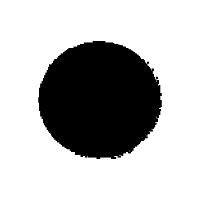
#> input picture Shapes-DS/train/circle/1088.png, 200 x 200 px, found by its file name; its folder holds only this picture in this run
$ jupyter execute --allow-errors train_model.ipynb
#> lines starting #> are read from the running program, lines starting #| are printed output that depends on the picture; after the words box and inside, x2 and y2 are one past the last pixel; in counts of white or black regions, pixels touching at a corner belong together
[cell 1]
import os
import cv2
import numpy as np
from skimage.feature import hog
from sklearn import svm
from sklearn.decomposition import PCA
from sklearn.model_selection import train_test_split, GridSearchCV
from sklearn.metrics import classification_report, confusion_matrix
import seaborn as sns
import matplotlib.pyplot as plt
from sklearn.preprocessing import StandardScaler

[cell 2]
def extract_features(image_path):
    img = cv2.imread(image_path, 0)  # Grayscale
#> img is the input picture: shape (200, 200); min 0, max 255, mean 183.1
    img = cv2.resize(img, (64, 64))
#> img: shape (64, 64)

    # Threshold and blur for better contours
    img = cv2.GaussianBlur(img, (3, 3), 0)
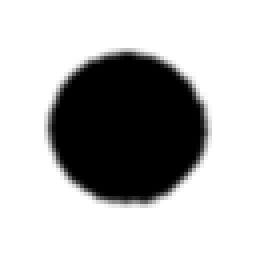
#> img: shape (64, 64) (shown 4 times larger); min 0, max 255, mean 183.1
    _, thresh = cv2.threshold(img, 0, 255, cv2.THRESH_BINARY + cv2.THRESH_OTSU)
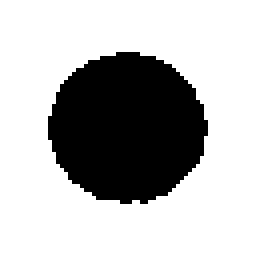
#> thresh: shape (64, 64) (shown 4 times larger); 71.7% white; 1 black region, box (x1, y1, x2, y2) and area: (12, 13, 52, 51) 1158

    # Hu Moments
    moments = cv2.moments(thresh)
#> moments = moments, m00 749190, centre m10/m00, m01/m00 = (31.55, 31.51)
    hu = cv2.HuMoments(moments).flatten()
#> hu = [0.00117, 2.27e-11, 4.44e-17, 1.31e-14, 9.69e-30, -6.23e-20, 2.38e-30]
    hu = -np.sign(hu) * np.log10(np.abs(hu) + 1e-10)  # Log scale for better range
#> hu = [2.93, 9.91, 10, 10, 10, -10, 10]

    # HOG Features
    hog_feat = hog(thresh, orientations=9, pixels_per_cell=(8, 8),
                   cells_per_block=(2, 2), block_norm='L2-Hys', visualize=False)
#> hog_feat = 1764 values, max 1 at index 1181, min 0 at index 0, mean 0.0438

    return np.hstack([hu, hog_feat])

[cell 3]
def load_dataset(folder_path):
    features = []
    labels = []
    for label in os.listdir(folder_path):
        label_path = os.path.join(folder_path, label)
        if os.path.isdir(label_path):
            for file in os.listdir(label_path):
                file_path = os.path.join(label_path, file)
                if file.lower().endswith(('.png', '.jpg', '.jpeg')):
                    feat = extract_features(file_path)
#> feat = 1771 values, max 10 at index 4, min -10 at index 5, mean 0.0678
                    features.append(feat)
                    labels.append(label)
#> pass 2 of the loop in load_dataset, `for label in os.listdir(folder_path):`:
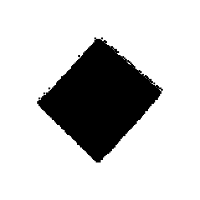
#> input picture Shapes-DS/train/square/1100.png, 200 x 200 px, found by its file name
#> in extract_features, img is the input picture: shape (200, 200); min 0, max 255, mean 203
#> in extract_features (call 2), `img = cv2.GaussianBlur(img, (3, 3), 0)`:
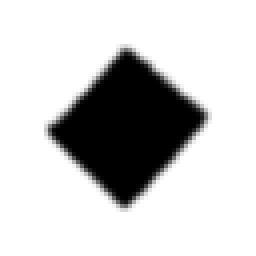
#> img: shape (64, 64) (shown 4 times larger); min 0, max 255, mean 203
#> in extract_features (call 2), `_, thresh = cv2.threshold(img, 0, 255, cv2.THRESH_BINARY + cv2.THRESH_..`:
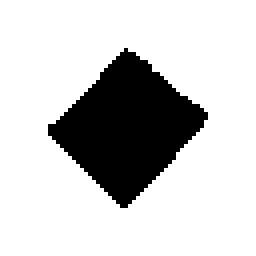
#> thresh: shape (64, 64) (shown 4 times larger); 79.5% white; 1 black region, box (x1, y1, x2, y2) and area: (12, 12, 52, 52) 841
#> moments = moments, m00 830025, centre m10/m00, m01/m00 = (31.51, 31.53)
#> in extract_features (call 2), `hu = cv2.HuMoments(moments).flatten()`: hu = [0.000991, 2.07e-11, 4.56e-16, 3.6e-15, -1.59e-30, 1.41e-20, 4.32e-30]
#> in extract_features (call 2), `hu = -np.sign(hu) * np.log10(np.abs(hu) + 1e-10)`: hu = [3, 9.92, 10, 10, -10, 10, 10]
#> hog_feat = 1764 values, max 1 at index 317, min 0 at index 0, mean 0.0378
#> feat = 1771 values, max 10 at index 6, min -10 at index 4, mean 0.0619
    return np.array(features), np.array(labels)
